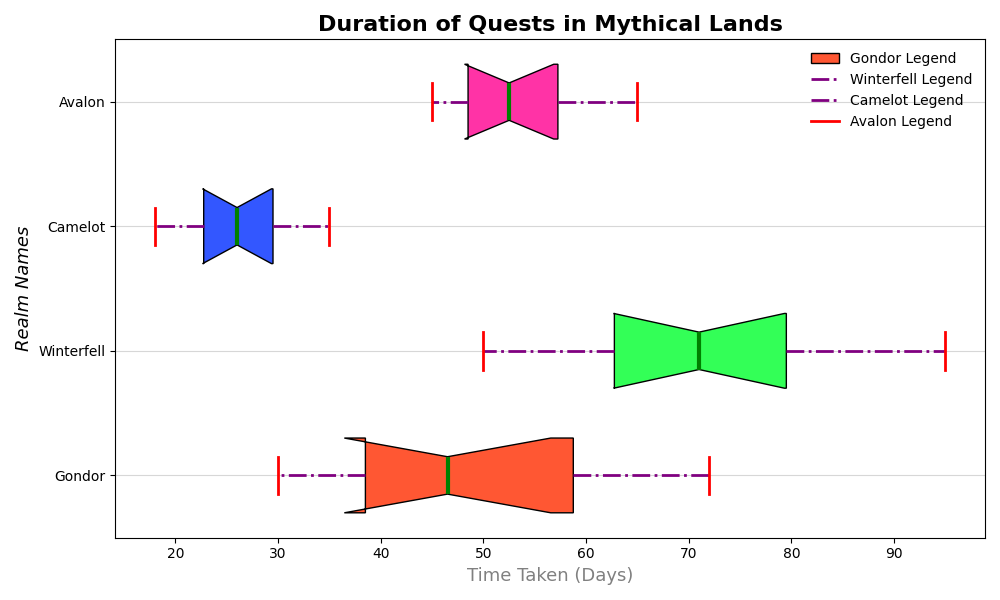

This chart was generated by the following Python code:
import matplotlib.pyplot as plt

avalon = [30, 45, 40, 38, 60, 72, 55, 48, 63, 35]
camelot = [50, 65, 62, 58, 80, 95, 82, 75, 78, 67]
winterfell = [20, 25, 22, 30, 18, 35, 25, 28, 33, 27]
gondor = [45, 50, 55, 52, 48, 65, 60, 58, 53, 47]

data = [avalon, camelot, winterfell, gondor]
kingdoms = ['Gondor', 'Winterfell', 'Camelot', 'Avalon']

fig, ax = plt.subplots(figsize=(10, 6))

bp = ax.boxplot(data, patch_artist=True, notch=True, vert=False, labels=kingdoms, widths=0.6)

# New color scheme
colors = ['#FF5733', '#33FF57', '#3357FF', '#FF33A6']
for patch, color in zip(bp['boxes'], colors):
    patch.set_facecolor(color)

for whisker in bp['whiskers']:
    whisker.set(color='purple', linewidth=2.0, linestyle='-.')

for cap in bp['caps']:
    cap.set(color='red', linewidth=2.0)

for median in bp['medians']:
    median.set(color='green', linewidth=3)

ax.yaxis.grid(True, linestyle='-', alpha=0.5)
ax.set_title('Duration of Quests in Mythical Lands', fontsize=16, fontweight='bold')
ax.set_ylabel('Realm Names', fontsize=13, fontstyle='italic')
ax.set_xlabel('Time Taken (Days)', fontsize=13, color='gray')

ax.legend(['Gondor Legend', 'Winterfell Legend', 'Camelot Legend', 'Avalon Legend'], loc='upper right', fontsize=10, frameon=False)

plt.tight_layout()
plt.show()
